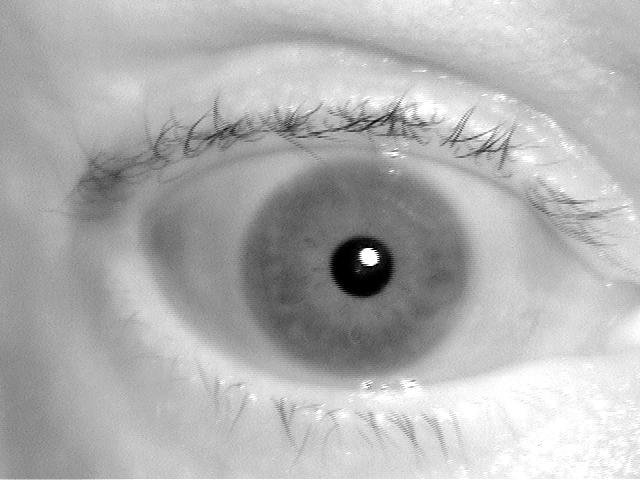
#> input picture src/images/02463d1914.tiff, 640 x 480 px, found by its file name; its folder holds only this picture in this run
$ python seg.py   (older library calls are emulated)
#> lines starting #> are read from the running program, lines starting #| are printed output that depends on the picture; after the words box and inside, x2 and y2 are one past the last pixel; in counts of white or black regions, pixels touching at a corner belong together
#> further down, image is the input picture: shape (480, 640, 3); min 0, max 255, mean 177.3
import cv2
import numpy as np
import os
import copy

def irisSegment(src):
    rows, cols, _ = src.shape
#> rows = 480; cols = 640
    # Convert it to grayscale:
    srcGray = cv2.cvtColor( src,cv2.COLOR_BGR2GRAY)
    # Apply a Gaussian blur to reduce noise and avoid false circle detection:
    # srcBlur = cv2.GaussianBlur(srcGray,(5, 5),0)
    srcBlur = cv2.medianBlur(srcGray, 5)
    # detect edges
    srcEdge = cv2.Canny(srcBlur, 40, 40)
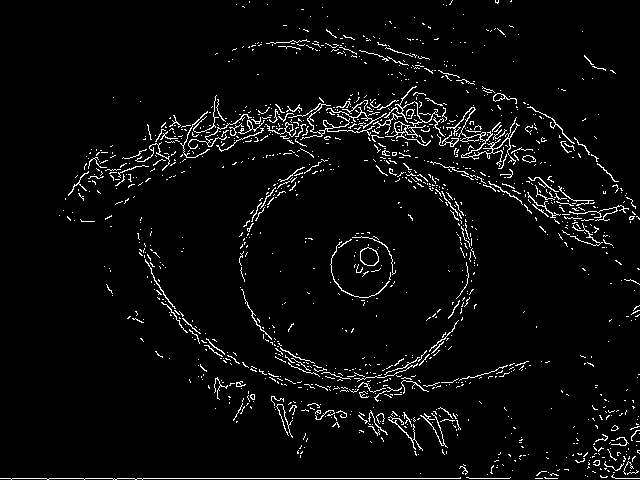
#> srcEdge: shape (480, 640); 4.1% white in thin lines or dots
    # do dilation
    kernel = np.ones((30,30),np.uint8)
    srcDia = cv2.dilate(srcEdge,(3,3),iterations = 1)
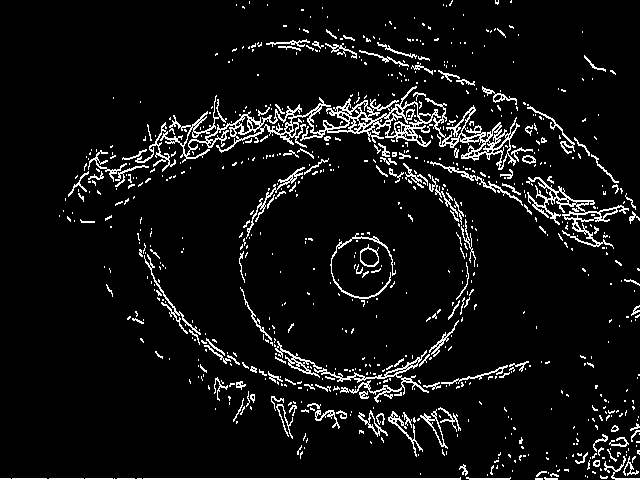
#> srcDia: shape (480, 640); 6.9% white in thin lines or dots

    # First binarize the image so that findContours can work correctly.
    _, thresh = cv2.threshold(srcBlur, 127, 255, cv2.THRESH_BINARY)
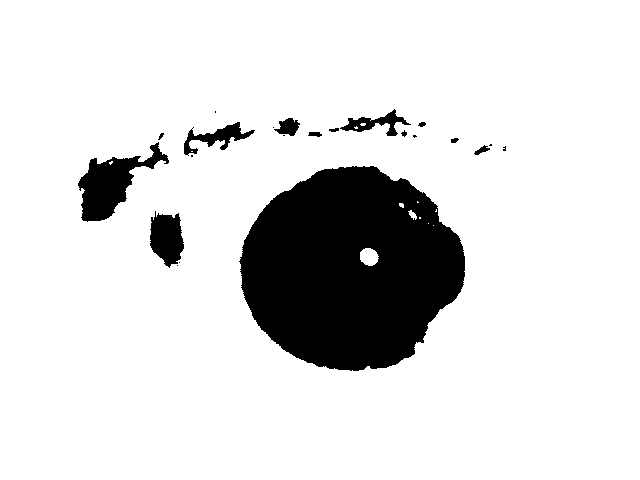
#> thresh: shape (480, 640); 86.8% white; 22 black regions (9 under 20 px), largest, box (x1, y1, x2, y2) and area: (239, 166, 465, 371) 34290, (78, 142, 169, 222) 2896, (150, 211, 184, 268) 1370
    # Now find the contours and then find the pupil in the contours.
    contours, _, _ = cv2.findContours(thresh, cv2.RETR_LIST, cv2.CHAIN_APPROX_SIMPLE)

    # Proceed to apply Hough Circle Transform:
    circles = cv2.HoughCircles(srcBlur, cv2.HOUGH_GRADIENT,1,20,param1=59,param2=63,minRadius=0,maxRadius=0)
#> circles = [[350.5, 267.5, 110.2]]
    # circles = cv2.HoughCircles(contours, cv2.HOUGH_GRADIENT,1,20)
    print(circles)
#| [[[350.5 267.5 110.2]]]

    # draw the circles
    circles = np.uint16(np.around(circles))
#> circles = [[350, 268, 110]]
    cimg = copy.deepcopy(src)
    for i in circles[0,:]:
        # print()
        # draw the outer circle
        cv2.circle(cimg,(i[0],i[1]),i[2],(0,255,0),2)
        # draw the center of the circle
        cv2.circle(cimg,(i[0],i[1]),2,(0,0,255),3)
#> this loop made 1 pass
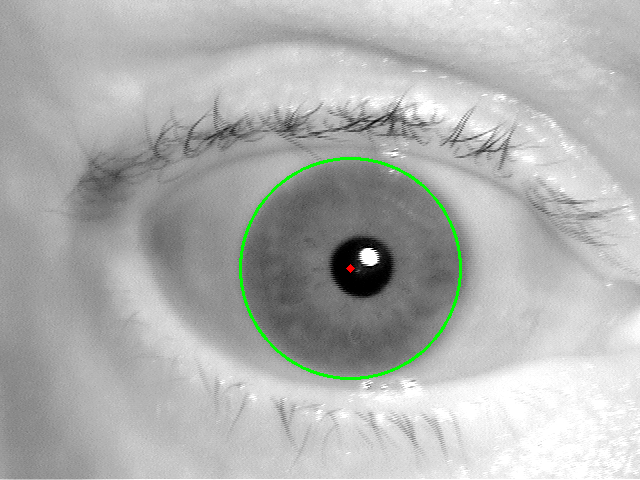
#> cimg: shape (480, 640, 3); 0.69% of pixels changed, all inside (x1, y1, x2, y2) = (239, 157, 462, 380)

    # print(circles)
    # for circle in circles
    # cv2.imshow('original', srcGray)
    cv2.imshow('blur', srcBlur)
    # cv2.imshow('contours', contours)
    cv2.imshow('circles', cimg)
    cv2.waitKey(0)


if __name__ == "__main__":
    # generate paths
    myPath = os.path.abspath(os.path.dirname(__file__))
    imagePath = myPath + '\images'
    raw_images = os.listdir(imagePath)
    raw_images = list(map(lambda x:imagePath+'\\'+x, raw_images))
    image = cv2.imread(raw_images[0])

    # [5 lines of commented-out code are left out]

    irisSegment(image)

$ run again, on src/images/02463d1918.tiff
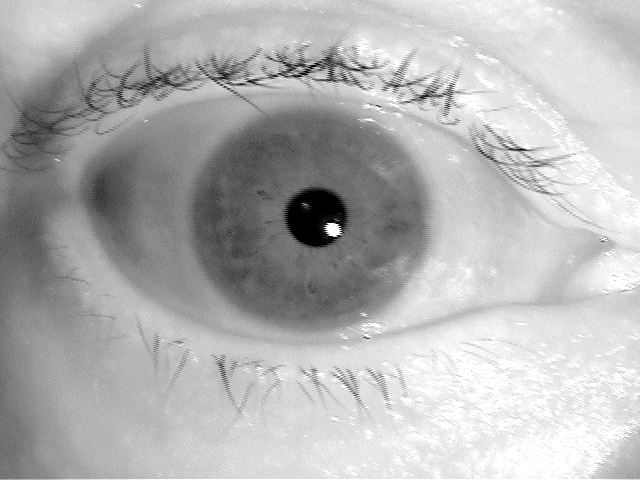
#> input picture src/images/02463d1918.tiff, 640 x 480 px, found by its file name
#> image is the input picture: shape (480, 640, 3); min 0, max 255, mean 178.9
#> in irisSegment, `srcEdge = cv2.Canny(srcBlur, 40, 40)`:
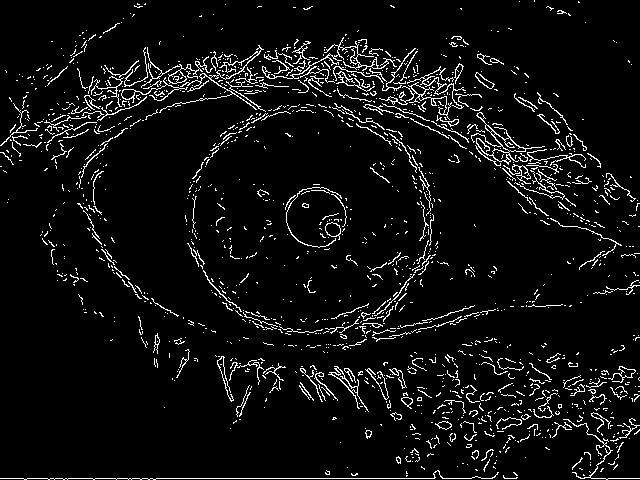
#> srcEdge: shape (480, 640); 5.9% white in thin lines or dots
#> srcDia: shape (480, 640); 9.9% white in thin lines or dots
#> thresh: shape (480, 640); 79.5% white; 35 black regions (24 under 20 px), largest, box (x1, y1, x2, y2) and area: (185, 110, 425, 325) 37597, (0, 65, 106, 479) 15215, (76, 143, 176, 265) 7779
#> in irisSegment, `circles = cv2.HoughCircles(srcBlur, cv2.HOUGH_GRADIENT,1,20,param1=59,..`: circles = 19 rows, first 8: [318.5, 262.5, 215.5], [311.5, 213.5, 119.2], [354.5, 216.5, 160.9], [366.5, 244.5, 176.9], [278.5, 220.5, 145.3], [276.5, 260.5, 198.4], [390.5, 240.5, 175], [276.5, 193.5, 157.5]
#> (printed output is left out)
#> in irisSegment, `circles = np.uint16(np.around(circles))`: circles = 19 rows, first 8: [318, 262, 216], [312, 214, 119], [354, 216, 161], [366, 244, 177], [278, 220, 145], [276, 260, 198], [390, 240, 175], [276, 194, 158]
#> the loop in irisSegment, `for i in circles[0,:]:` made 19 passes
#> after the loop in irisSegment, `for i in circles[0,:]:`:
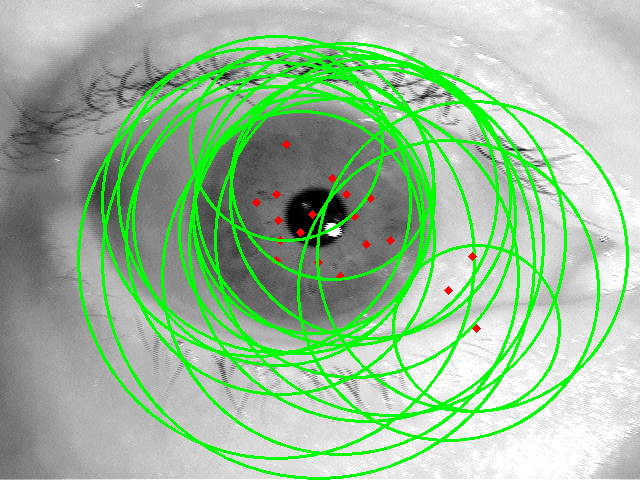
#> cimg: shape (480, 640, 3); 14.95% of pixels changed, all inside (x1, y1, x2, y2) = (77, 35, 629, 480)

$ run again, on src/images/02463d1919.tiff
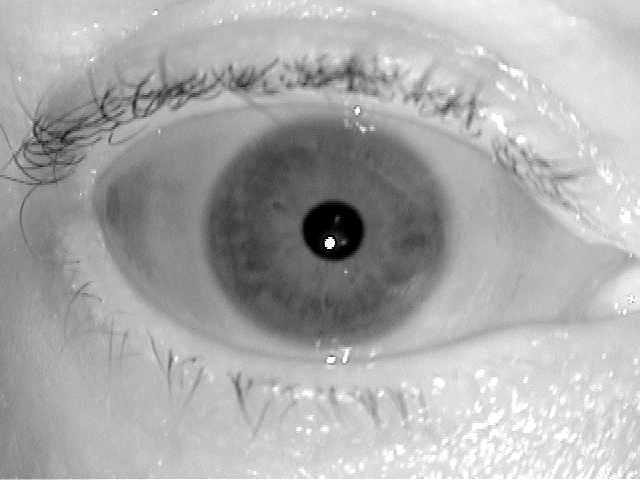
#> input picture src/images/02463d1919.tiff, 640 x 480 px, found by its file name
#> image is the input picture: shape (480, 640, 3); min 0, max 255, mean 170.7
#> in irisSegment, `srcEdge = cv2.Canny(srcBlur, 40, 40)`:
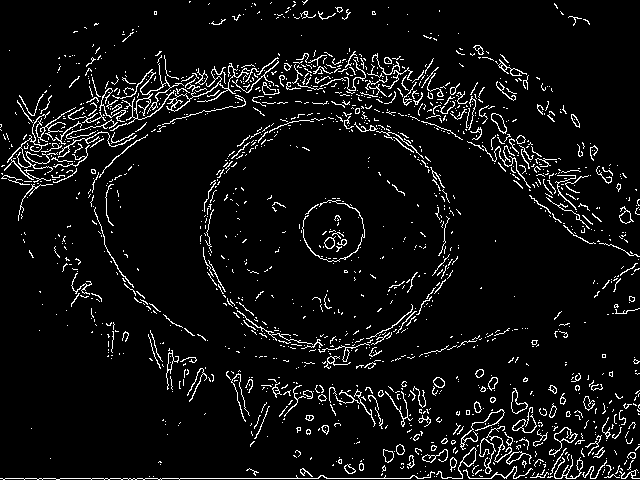
#> srcEdge: shape (480, 640); 6.2% white in thin lines or dots
#> srcDia: shape (480, 640); 9.9% white in thin lines or dots
#> thresh: shape (480, 640); 82.8% white; 38 black regions (24 under 20 px), largest, box (x1, y1, x2, y2) and area: (200, 119, 448, 344) 42484, (95, 163, 183, 275) 4169, (16, 88, 122, 188) 3311
#> in irisSegment, `circles = cv2.HoughCircles(srcBlur, cv2.HOUGH_GRADIENT,1,20,param1=59,..`: circles = 24 rows, first 8: [350.5, 268.5, 209.8], [301.5, 272.5, 205.4], [370.5, 282.5, 184.9], [308.5, 303.5, 245.7], [332.5, 317.5, 254.3], [296.5, 211.5, 149.5], [275.5, 232.5, 170.6], [324.5, 208.5, 135.5]
#> (printed output is left out)
#> in irisSegment, `circles = np.uint16(np.around(circles))`: circles = 24 rows, first 8: [350, 268, 210], [302, 272, 205], [370, 282, 185], [308, 304, 246], [332, 318, 254], [296, 212, 150], [276, 232, 171], [324, 208, 136]
#> the loop in irisSegment, `for i in circles[0,:]:` made 24 passes
#> after the loop in irisSegment, `for i in circles[0,:]:`:
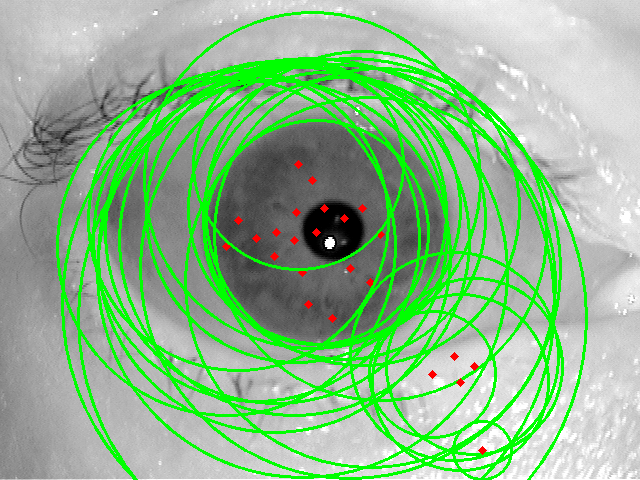
#> cimg: shape (480, 640, 3); 17.78% of pixels changed, all inside (x1, y1, x2, y2) = (56, 11, 588, 480)

$ run again, on src/images/02463d1920.tiff
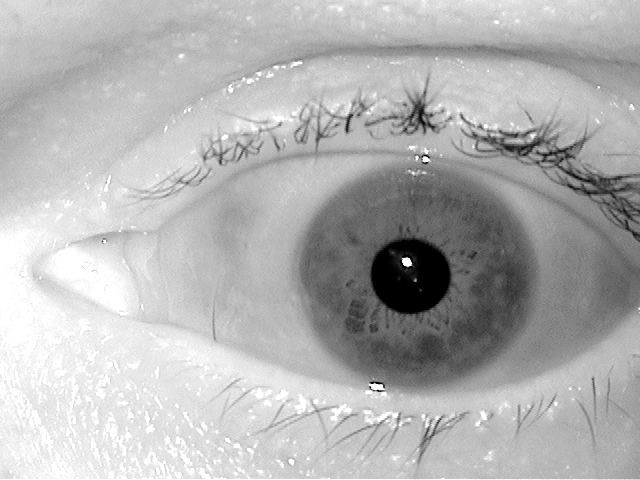
#> input picture src/images/02463d1920.tiff, 640 x 480 px, found by its file name
#> image is the input picture: shape (480, 640, 3); min 0, max 255, mean 178.4
#> in irisSegment, `srcEdge = cv2.Canny(srcBlur, 40, 40)`:
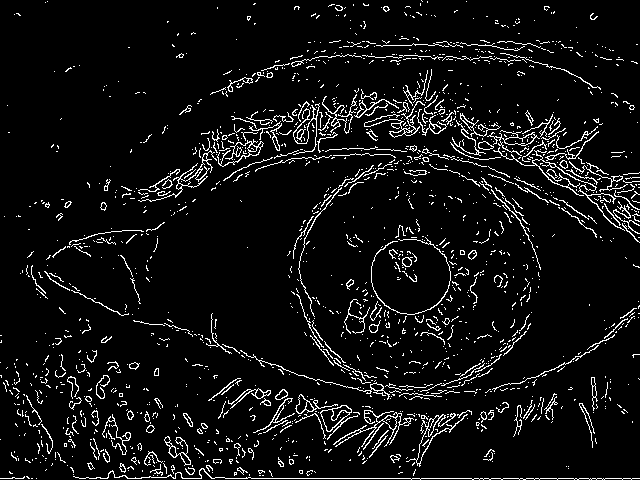
#> srcEdge: shape (480, 640); 6.5% white in thin lines or dots
#> srcDia: shape (480, 640); 10.7% white in thin lines or dots
#> thresh: shape (480, 640); 83.6% white; 33 black regions (22 under 20 px), largest, box (x1, y1, x2, y2) and area: (299, 169, 540, 387) 40265, (471, 131, 640, 331) 9029, (401, 98, 436, 133) 631
#> in irisSegment, `circles = cv2.HoughCircles(srcBlur, cv2.HOUGH_GRADIENT,1,20,param1=59,..`: circles = 36 rows, first 8: [465.5, 316.5, 178.6], [412.5, 295.5, 129.5], [335.5, 303.5, 193], [419.5, 258.5, 126.4], [465.5, 293.5, 168.6], [432.5, 284.5, 170.8], [361.5, 257.5, 159.7], [464.5, 339.5, 195.2]
#> (printed output is left out)
#> in irisSegment, `circles = np.uint16(np.around(circles))`: circles = 36 rows, first 8: [466, 316, 179], [412, 296, 130], [336, 304, 193], [420, 258, 126], [466, 294, 169], [432, 284, 171], [362, 258, 160], [464, 340, 195]
#> the loop in irisSegment, `for i in circles[0,:]:` made 36 passes
#> after the loop in irisSegment, `for i in circles[0,:]:`:
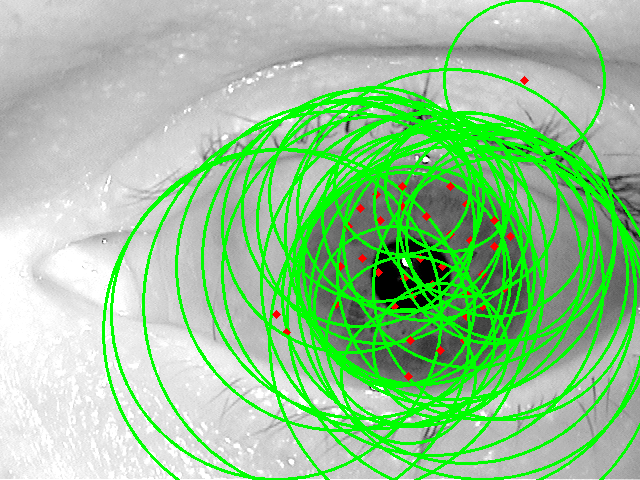
#> cimg: shape (480, 640, 3); mean B, G, R 147.5, 199.5, 148.4

$ run again, on src/images/02463d1915.tiff
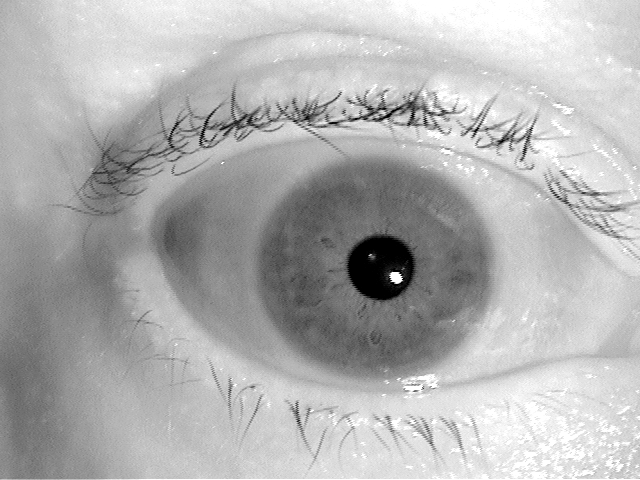
#> input picture src/images/02463d1915.tiff, 640 x 480 px, found by its file name
#> image is the input picture: shape (480, 640, 3); min 0, max 255, mean 177.8
#> srcEdge: shape (480, 640); 6.1% white in thin lines or dots
#> srcDia: shape (480, 640); 10% white in thin lines or dots
#> thresh: shape (480, 640); 83% white; 42 black regions (21 under 20 px), largest, box (x1, y1, x2, y2) and area: (256, 163, 488, 372) 35912, (0, 300, 54, 477) 6370, (152, 195, 221, 287) 3487
#> in irisSegment, `circles = cv2.HoughCircles(srcBlur, cv2.HOUGH_GRADIENT,1,20,param1=59,..`: circles = 30 rows, first 8: [374.5, 267.5, 115.1], [323.5, 263.5, 162.2], [429.5, 278.5, 170.1], [354.5, 328.5, 229.9], [345.5, 287.5, 190.8], [441.5, 296.5, 188.8], [312.5, 223.5, 195.6], [455.5, 280.5, 173.7]
#> (printed output is left out)
#> in irisSegment, `circles = np.uint16(np.around(circles))`: circles = 30 rows, first 8: [374, 268, 115], [324, 264, 162], [430, 278, 170], [354, 328, 230], [346, 288, 191], [442, 296, 189], [312, 224, 196], [456, 280, 174]
#> the loop in irisSegment, `for i in circles[0,:]:` made 30 passes
#> after the loop in irisSegment, `for i in circles[0,:]:`:
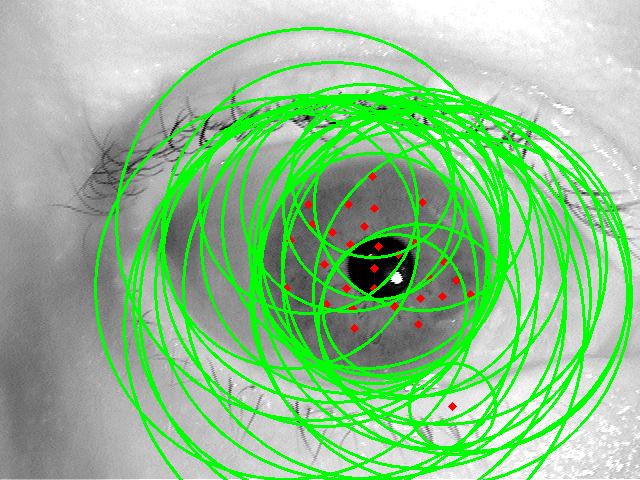
#> cimg: shape (480, 640, 3); mean B, G, R 142.1, 193.6, 143
